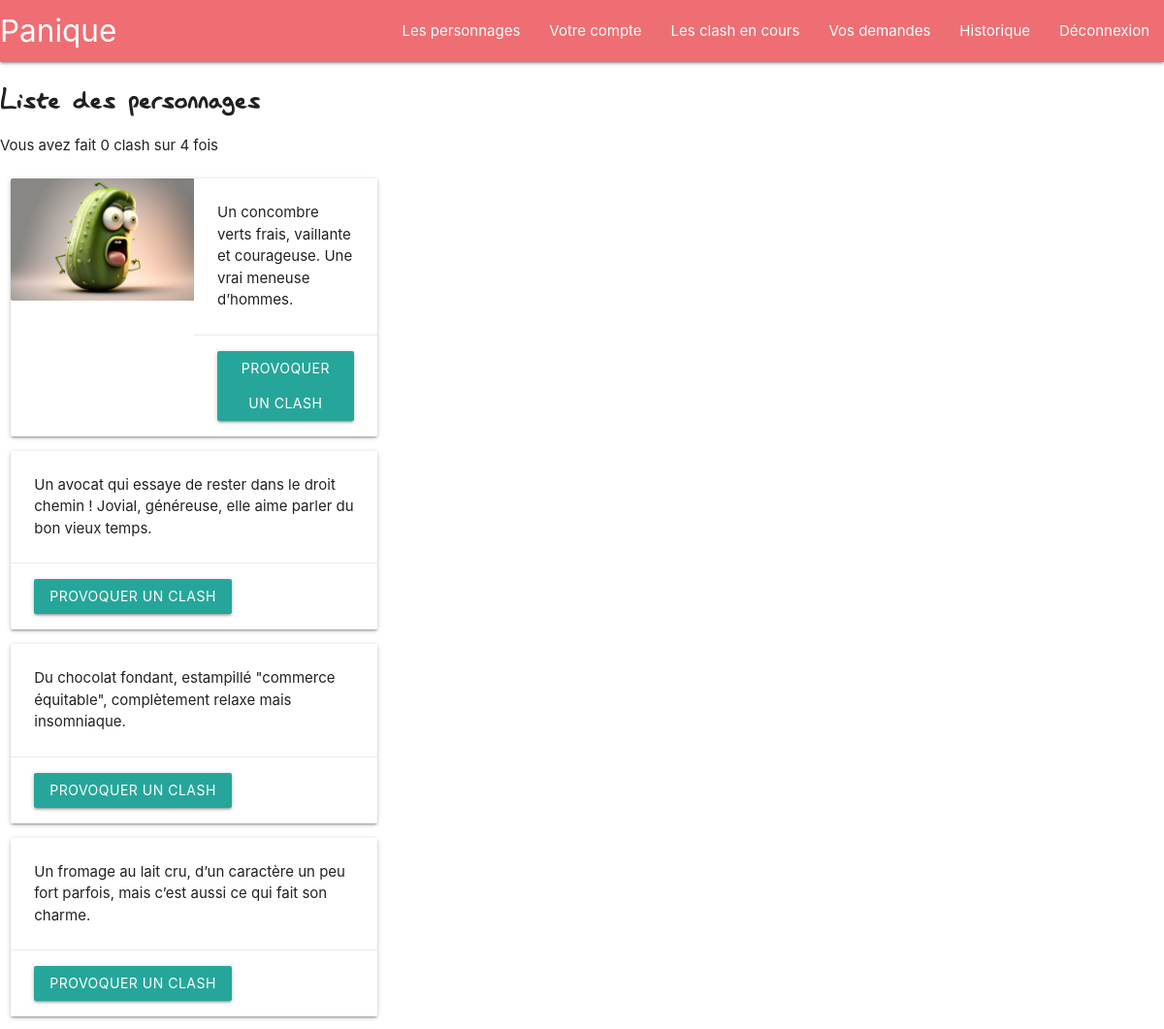
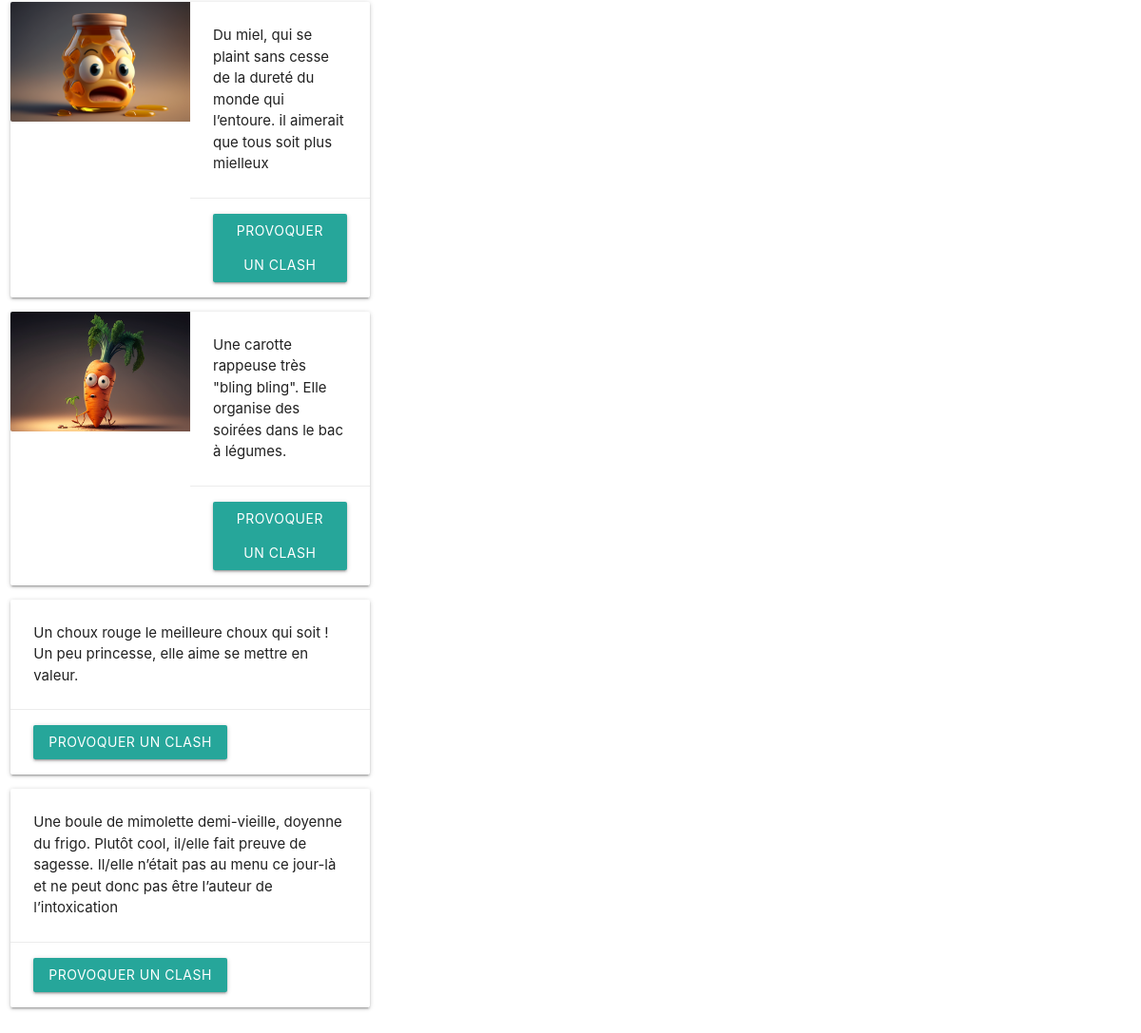
/all/ (signed in), run on the app's committed database (2 pictures, top to bottom).
### perso/models.py (models this page shows, shortened)
class SaveAsk(models.Model):
    user = models.ForeignKey(User, on_delete=models.CASCADE)
    compte = models.IntegerField(default=0)

class Perso(models.Model):
    name = models.CharField(max_length=200)
    type = models.ForeignKey("Type", on_delete=models.CASCADE)
    description = models.CharField(max_length=200)
    image = models.ImageField(upload_to="perso/images", default="")
    user = models.ForeignKey(User, on_delete=models.CASCADE, blank=True, null=True)
    secrets = models.ManyToManyField("Secret", related_name="secrets", blank=True)
    known_secrets = models.ManyToManyField("KnownSecrets", related_name="known_secrets", blank=True)
    relations = models.ManyToManyField("Relation", related_name="relations", blank=True)
    saveDocument = models.ForeignKey("SaveDocument", on_delete=models.CASCADE, related_name="saveDocument", blank=True,
                                     null=True)
    slug_name = models.SlugField(max_length=200, unique=True, blank=True, null=True)
    description_breve = models.CharField(max_length=200, blank=True, null=True)

### front/views.py (the view)
# urls.py: path("all/", views.all, name="all"),
def all(request):
    if request.user.is_authenticated:
        perso = Perso.objects.all().exclude(user=request.user)
        save_ask = SaveAsk.objects.get_or_create(user=request.user)
        return render(request=request, template_name="perso/all.html",
                      context={"save_ask": save_ask[0], "persos": perso, "perso": perso})
    else:
        return redirect('/')

### templates/perso/all.html (shortened to what this page needs)
{% extends 'base.html' %}
{% load static %}
{% block content %}
    <div class="row">
        <h4>Liste des personnages</h4>
        <p>Vous avez fait {{ save_ask.compte }} clash sur 4 fois</p>
        <div class="col s12 m4">
            {% for guilty in persos %}
                <div class="card horizontal">
                    <div class="card-image">
                        <img src="/media/{{ guilty.image }}" alt="">
                    </div>
                    <div class="card-stacked">
                        <div class="card-content">
                            <p>{{ guilty.description_breve }}</p>
                        </div>
                        <div class="card-action">
                            <form method="post" action="/askTalkPerso/{{ guilty.id }}">
                                {% if save_ask.compte >= 4 %}
                                    <p>Vous avez fouillé {{ save_ask.compte }} fois sur 4 fois</p>
                                    <p>Désolé mais vous avez dépassé le cota de clash</p>
                                {% else %}
                                    <button class="btn btn-outline-info" type="submit" style="height: 100%">Provoquer un clash</button>
                                {% endif %}
                            </form>
                        </div>
                    </div>
                </div>
            {% endfor %}
        </div>
    </div>
{% endblock %}

### templates/base.html (shortened to what this page needs)
{% load static %}
<!doctype html>
<html lang="fr">
<head>
    <link rel="stylesheet" href="https://cdnjs.cloudflare.com/ajax/libs/materialize/1.0.0/css/materialize.min.css">
    <link rel="stylesheet" href="{% static 'css/style.css' %}">
</head>
<body>
<nav>
    <div class="nav-wrapper">
        <a href="{% url 'base' %}" class="brand-logo">Panique</a>
        <ul class="right hide-on-med-and-down">
            {% if request.user and perso %}
                <li><a href="{% url 'all' %}">Les personnages</a></li>
                <li><a href="{% url 'account' %}">Votre compte</a></li>
                <li><a href="{% url 'guilty' %}">Les clash en cours</a></li>
                <li><a href="{% url 'clash' %}">Vos demandes</a></li>
                <li><a href="{% url 'history' %}">Historique</a></li>
                <li><a href="{% url 'logout' %}">Déconnexion</a></li>
            {% elif request.user and perso == None %}
                <li><a href="{% url 'login' %}">Déconnexion</a></li>
            {% else %}
                <li><a href="{% url 'login' %}">Connexion</a></li>
            {% endif %}
        </ul>
    </div>
</nav>
{% url 'base' as the_url %}
{% block content %}
{% endblock %}
</body>
</html>

### static/css/style.css (style rules this page uses)
h1, h2, h3, h4, h5, h6 { font-family: lazy_dog; }

### data on the page
SaveAsk: compte "0"
Perso: image (picture), description_breve "Un concombre verts frais, vaillante et courageuse. Une vrai meneuse d’hommes."
Perso: description_breve "Un avocat qui essaye de rester dans le droit chemin ! Jovial, généreuse, elle aime parler du bon vieux temps."
Perso: description_breve "Du chocolat fondant, estampillé \"commerce équitable\", complètement relaxe mais insomniaque."
Perso: description_breve "Un fromage au lait cru, d’un caractère un peu fort parfois, mais c’est aussi ce qui fait son charme."
Perso: image (picture), description_breve "Du miel, qui se plaint sans cesse de la dureté du monde qui l’entoure. il aimerait que tous soit plus mielleux"
Perso: image (picture), description_breve "Une carotte rappeuse très \"bling bling\". Elle organise des soirées dans le bac à légumes."
Perso: description_breve "Un choux rouge le meilleure choux qui soit ! Un peu princesse, elle aime se mettre en valeur."
Perso: description_breve "Une boule de mimolette demi-vieille, doyenne du frigo. Plutôt cool, il/elle fait preuve de sagesse. Il/elle n’était pas au menu ce jour-là et ne peut donc pas être l’auteur de l’intoxication"
